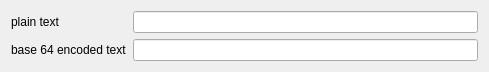
<?xml version="1.0" encoding="UTF-8"?>
<ui version="4.0">
 <class>Widget</class>
 <widget class="QWidget" name="Widget">
  <property name="geometry">
   <rect>
    <x>0</x>
    <y>0</y>
    <width>489</width>
    <height>64</height>
   </rect>
  </property>
  <property name="windowTitle">
   <string>Widget</string>
  </property>
  <layout class="QGridLayout" name="gridLayout">
   <item row="0" column="0">
    <widget class="QLabel" name="label">
     <property name="text">
      <string>plain text</string>
     </property>
    </widget>
   </item>
   <item row="0" column="1">
    <widget class="QLineEdit" name="lineEditPlainText"/>
   </item>
   <item row="1" column="0">
    <widget class="QLabel" name="label_2">
     <property name="text">
      <string>base 64 encoded text</string>
     </property>
    </widget>
   </item>
   <item row="1" column="1">
    <widget class="QLineEdit" name="lineEditBase64EncodedText"/>
   </item>
  </layout>
 </widget>
 <layoutdefault spacing="6" margin="11"/>
 <resources/>
 <connections/>
</ui>
